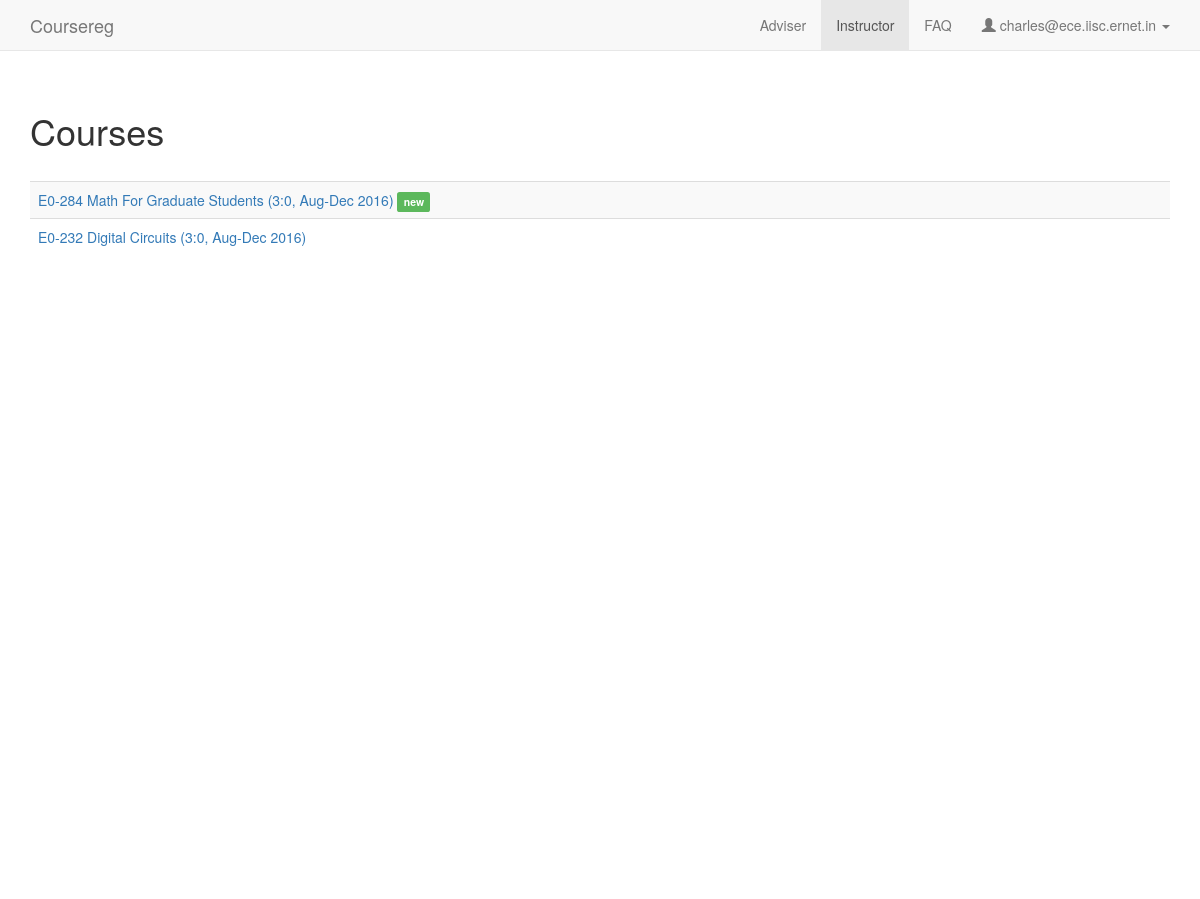
Page /instructor (signed in) on the earlier database version.
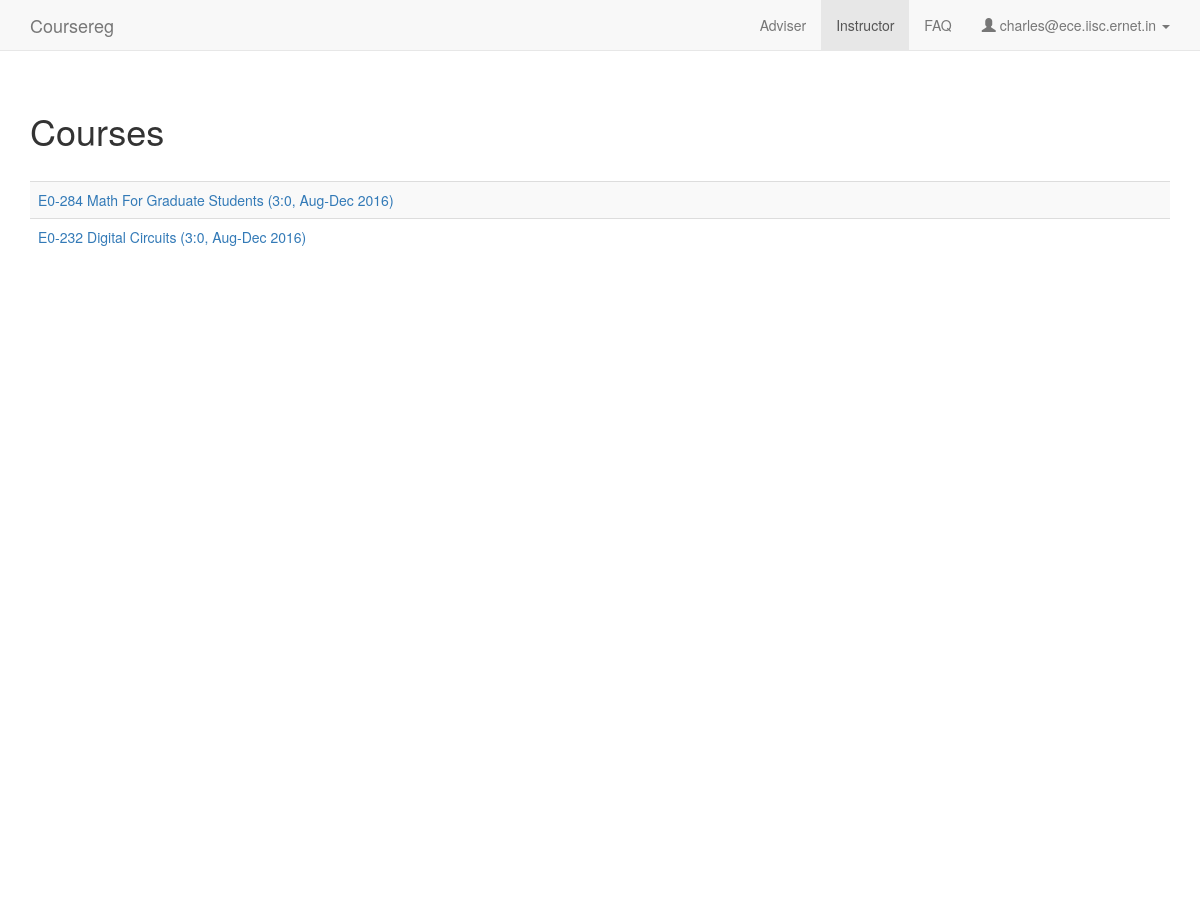
Same page on the later database version.
### coursereg/models.py (models this page shows, shortened)
class Course(models.Model):
    num = models.CharField(max_length=100)
    title = models.CharField(max_length=200)
    department = models.ForeignKey(Department, on_delete=models.CASCADE)
    term = models.ForeignKey(Term)
    credits = models.CharField(max_length=100, default='', verbose_name="Credits (ex: 3:0)")
    should_count_towards_cgpa = models.BooleanField(default=True)
    created_at = models.DateTimeField(auto_now_add=True)
    updated_at = models.DateTimeField(auto_now=True)
    timings = models.CharField(max_length=100, null=True, blank=True)
    description = models.TextField(null=True, blank=True)
    def is_last_grade_date_passed(self):
        return timezone.now() > self.term.last_grade_date
    def is_instructor_review_pending(self):
        return Participant.objects.filter(course=self, user__user_type=User.USER_TYPE_STUDENT, is_instructor_reviewed=False).first()
    def __unicode__(self):
        return self.num + ' ' + self.title + ' (%s, %s)' % (self.credits, self.term)

class Term(models.Model):
    name = models.CharField(max_length=100)
    year = models.CharField(max_length=4)
    start_reg_date = models.DateTimeField(default=timezone.now)
    last_reg_date = models.DateTimeField(default=timezone.now)
    last_adviser_approval_date = models.DateTimeField(default=timezone.now)
    last_instructor_approval_date = models.DateTimeField(default=timezone.now)
    last_cancellation_date = models.DateTimeField(default=timezone.now)
    last_conversion_date = models.DateTimeField(default=timezone.now)
    last_drop_date = models.DateTimeField(default=timezone.now)
    last_grade_date = models.DateTimeField(default=timezone.now)
    is_active = models.BooleanField(default=True)
    def __unicode__(self):
        return '%s %s' % (self.name, self.year)

### coursereg/views/instructor.py (the view)
# urls.py: url(r'^instructor$', views.instructor.index, name='instructor'),
@login_required
def index(request):
    if not request.user.user_type == models.User.USER_TYPE_FACULTY:
        raise PermissionDenied
    context = {
        'user_type': 'faculty',
        'nav_active': 'instructor',
        'user_email': request.user.email,
        'can_faculty_create_courses': settings.CAN_FACULTY_CREATE_COURSES,
        'courses': [p.course for p in models.Participant.objects.filter(user=request.user).order_by('-course__term__last_reg_date')]
    }
    return render(request, 'coursereg/instructor.html', context)

### coursereg/templates/coursereg/instructor.html (shortened to what this page needs)
{% extends "coursereg/base.html" %}
{% block body %}
{% include "coursereg/nav.html" %}
<div class="container" id="maincontainer">
    <div class="row top-buffer-1">
        <div class="col-md-12">
            <h1>Courses</h1>
        </div>
    </div>
    <div class="row top-buffer-1">
        <div class="col-md-12">
            <table class="table table-striped">
            {% for course in courses %}
                <tr>
                    <td>
                        {% if course.is_last_grade_date_passed %}
                        <a class="inactive" href="{% url 'coursereg:instructor_detail' course.id %}">{{ course }}</a>
                        {% else %}
                        <a href="{% url 'coursereg:instructor_detail' course.id %}">{{ course }}</a>
                        {% if course.is_instructor_review_pending %}
                        <span class="label label-success">new</span>
                        {% endif %}
                        {% endif %}
                    </td>
                </tr>
            {% endfor %}
            </table>
        </div>
    </div>
</div>
{% endblock %}

Differences in the rows shown:
changed Course "E0-284 Math For Graduate Students (3:0, Aug-Dec 2016)": no longer shows "new"
